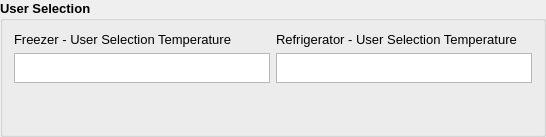
       <widget class="QGroupBox" name="groupBox_3">
        <property name="font">
         <font>
          <pointsize>10</pointsize>
          <weight>75</weight>
          <bold>true</bold>
         </font>
        </property>
        <property name="title">
         <string>User Selection</string>
        </property>
        <layout class="QGridLayout" name="gridLayout_7">
         <item row="0" column="1">
          <layout class="QHBoxLayout" name="horizontalLayout_14">
           <item>
            <layout class="QVBoxLayout" name="verticalLayout_9">
             <item>
              <widget class="QLabel" name="label_3">
               <property name="font">
                <font>
                 <pointsize>10</pointsize>
                 <weight>50</weight>
                 <bold>false</bold>
                </font>
               </property>
               <property name="text">
                <string>Freezer - User Selection Temperature</string>
               </property>
              </widget>
             </item>
             <item>
              <widget class="QTextEdit" name="eFreezerrUserSelectionTemp">
               <property name="minimumSize">
                <size>
                 <width>0</width>
                 <height>26</height>
                </size>
               </property>
               <property name="maximumSize">
                <size>
                 <width>16777215</width>
                 <height>30</height>
                </size>
               </property>
               <property name="font">
                <font>
                 <pointsize>8</pointsize>
                 <weight>50</weight>
                 <bold>false</bold>
                </font>
               </property>
               <property name="readOnly">
                <bool>true</bool>
               </property>
              </widget>
             </item>
             <item>
              <spacer name="verticalSpacer_28">
               <property name="orientation">
                <enum>Qt::Vertical</enum>
               </property>
               <property name="sizeHint" stdset="0">
                <size>
                 <width>20</width>
                 <height>40</height>
                </size>
               </property>
              </spacer>
             </item>
            </layout>
           </item>
           <item>
            <layout class="QVBoxLayout" name="verticalLayout_17">
             <item>
              <widget class="QLabel" name="label_2">
               <property name="font">
                <font>
                 <pointsize>10</pointsize>
                 <weight>50</weight>
                 <bold>false</bold>
                </font>
               </property>
               <property name="text">
                <string>Refrigerator - User Selection Temperature</string>
               </property>
              </widget>
             </item>
             <item>
              <widget class="QTextEdit" name="eRefrigeratorUserSelectionTemp">
               <property name="minimumSize">
                <size>
                 <width>0</width>
                 <height>26</height>
                </size>
               </property>
               <property name="maximumSize">
                <size>
                 <width>16777215</width>
                 <height>30</height>
                </size>
               </property>
               <property name="font">
                <font>
                 <pointsize>8</pointsize>
                 <weight>50</weight>
                 <bold>false</bold>
                </font>
               </property>
               <property name="readOnly">
                <bool>true</bool>
               </property>
              </widget>
             </item>
             <item>
              <spacer name="verticalSpacer_29">
               <property name="orientation">
                <enum>Qt::Vertical</enum>
               </property>
               <property name="sizeHint" stdset="0">
                <size>
                 <width>20</width>
                 <height>40</height>
                </size>
               </property>
              </spacer>
             </item>
            </layout>
           </item>
          </layout>
         </item>
        </layout>
       </widget>
